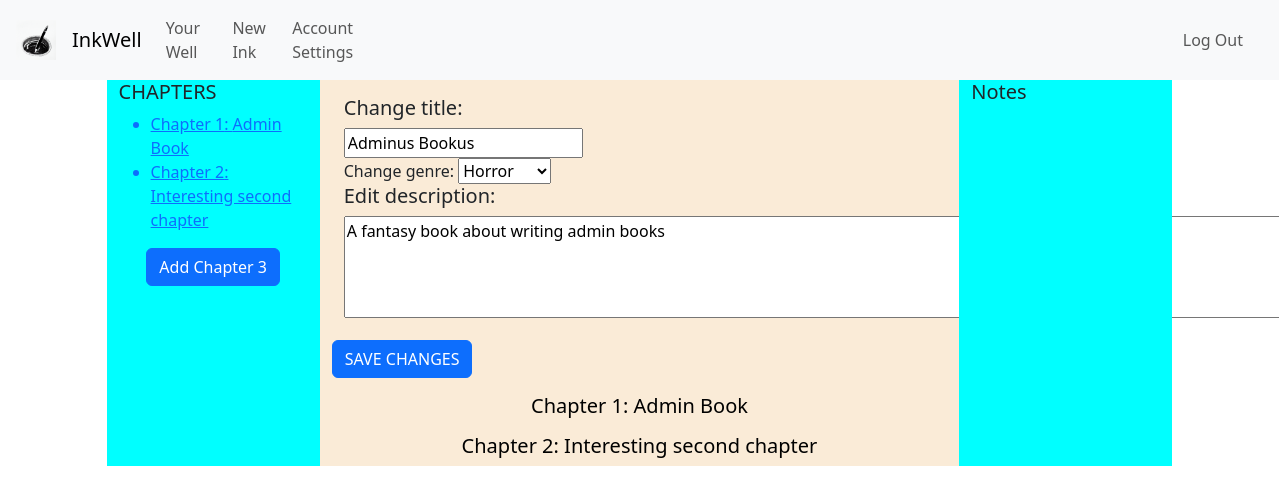
Page /edit_ink/6 (signed in) on the earlier database version.
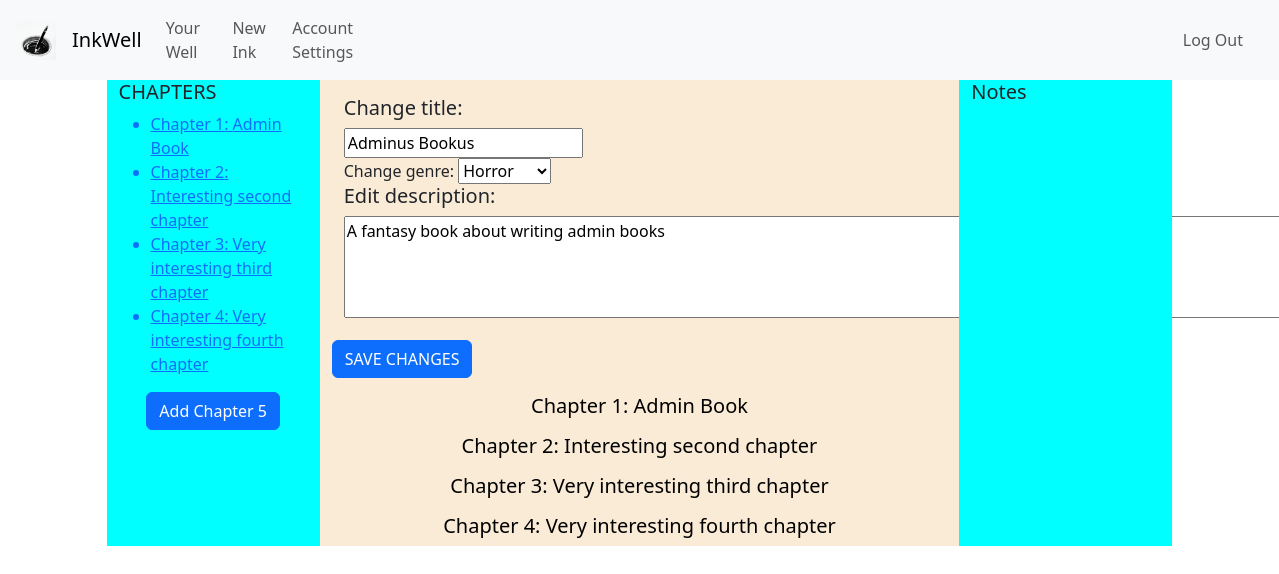
Same page on the later database version.
### inkwell/models.py (models this page shows, shortened)
class Chapter(models.Model):
    chapterNumber = models.PositiveIntegerField(default=1)
    chapterTitle = models.CharField(max_length=64)
    chapterContents = QuillField()
    chapterInkOrigin = models.ForeignKey(Ink, on_delete=models.CASCADE, related_name="chapterInkOrigin", default="")

### inkwell/views.py (the view)
# urls.py: path('edit_ink/<int:inkID>', views.edit_ink, name='edit_ink'),
@login_required
def edit_ink(request, inkID):
    editInk = Ink.objects.get(id=inkID)
    chapters = Chapter.objects.filter(chapterInkOrigin=editInk.id).order_by("chapterNumber")
    if chapters:
        lastChapter = chapters.last().chapterNumber
    else:
        lastChapter = 0
    return render(request, "inkwell/edit_ink.html", {
        "editInk": editInk,
        "chapters": chapters,
        "newChapterNum": (lastChapter + 1),
    })

### inkwell/templates/inkwell/edit_ink.html (shortened to what this page needs)
{% extends "inkwell/layout.html" %}
{% block body %}
    <div class="container-flex inkEditContainer">
        <div class="row d-flex justify-content-center">
            <div class="col-2 chaptersListEdit">
                <h5>CHAPTERS</h5>
                <ul>
                    {% for chapter in chapters %}
                        <a href="#anchorChapter{{ chapter.chapterNumber }}"><li>Chapter {{ chapter.chapterNumber }}: {{ chapter.chapterTitle }}</li></a>
                    {% endfor %}
                </ul>
                <div class="d-flex justify-content-center">
                    <button class="btn btn-primary" id="addChapterBtn" onclick="addChapter()">Add Chapter {{ newChapterNum }}</button>
                </div>
            </div>
            <div class="col-6 inkEditMainColumn">
                <div class="row mb-3 mt-3 d-flex justify-content-center">
                    <div class="col inkInfo">
                        <h5 class="">Change title:</h5>
                        <input class="title" type="text" name="title" value="{{ editInk.title }}">
                        <div class="genresEdit">
                            <label for="genresEdit">Change genre:</label>
                            <select id="genresEdit" name="genresEdit">
                                <option value="Horror">Horror</option>
                            </select>
                        </div>
                    </div>
                    <div class="col">
                        <h5>Edit description:</h5>
                        <textarea class="descriptionEdit" rows="4" cols="100" name="descriptionEdit">{{ editInk.description }}</textarea>
                    </div>
                </div>
                <button class="btn btn-primary" id="saveAllChapterChangesBtn">SAVE CHANGES</button>
                {% for chapter in chapters %}
                    <div class="chapterEditorDiv" id="anchorChapter{{ chapter.chapterNumber }}">
                        <a class="editChapterAnchor" href="{% url 'edit_chapter' chapterID=chapter.id inkID=editInk.id %}">
                            <h5 class="text-center">Chapter {{ chapter.chapterNumber }}: {{ chapter.chapterTitle }}</h5>
                        </a>
                    </div>
                {% endfor %}
            </div>
            <div class="col-2 chaptersNotesEdit">
                <h5>Notes</h5>
            </div>
        </div>
    </div>
{% endblock %}

Differences in the rows shown:
added Chapter: chapterNumber "3", chapterTitle "Very interesting third chapter"
added Chapter: chapterNumber "4", chapterTitle "Very interesting fourth chapter"
Other differences:
{{ newChapterNum }}: "3" → "5"
